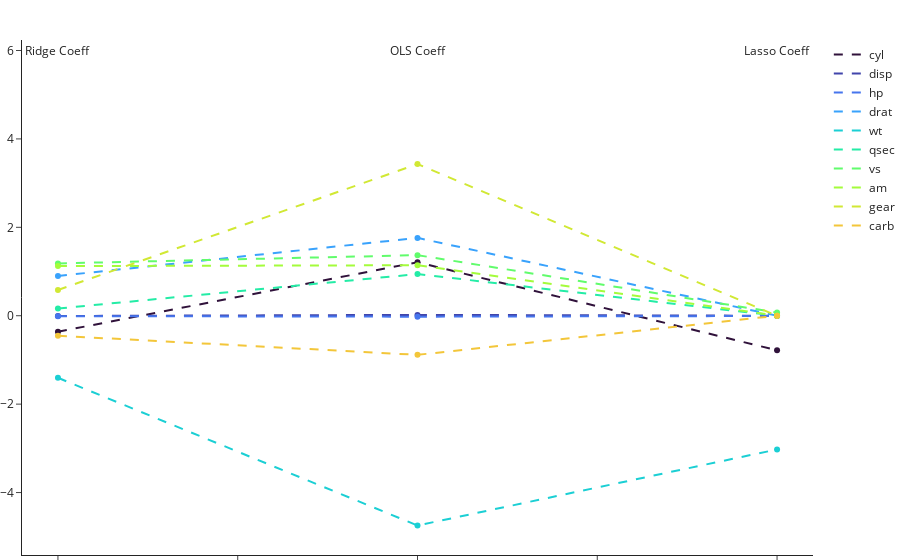

Source (notebook cell):
### Code cell
fig = go.Figure()
for i, col in enumerate(X_train.columns):
    fig.add_trace(go.Scatter(x=[-1], y=[paths[i][0]], mode='markers', marker_color = colors[i], showlegend=False))
    fig.add_trace(go.Scatter(x=[0], y=[paths[i][1]], mode='markers', marker_color = colors[i], showlegend=False))
    fig.add_trace(go.Scatter(x=[1], y=[paths[i][2]], mode='markers', marker_color = colors[i], showlegend=False))

    fig.add_trace(go.Scatter(x=[-1, 0, 1], y=paths[i], mode='lines', line={'dash':'dash'}, marker_color = colors[i], name=col))


fig.add_annotation(x=1, y=6,
        text="Lasso Coeff",
        showarrow=False)

fig.add_annotation(x=0, y=6,
        text="OLS Coeff",
        showarrow=False)

fig.add_annotation(x=-1, y=6,
        text="Ridge Coeff",
        showarrow=False)

fig.update_layout(xaxis = {
    'range': [-1.1, 1.1],
    
    'showticklabels': False,
    'zeroline': False
},)
    
fig.show()

### Figure 1 — Plotly figure (JSON) as saved in the notebook; plotly's stock layout.template omitted (floating-point values rounded to 4 significant figures)
{"data": [{"marker": {"color": "#30123b"}, "mode": "markers", "showlegend": false, "type": "scatter", "x": [-1], "y": [-0.3628]}, {"marker": {"color": "#30123b"}, "mode": "markers", "showlegend": false, "type": "scatter", "x": [0], "y": [1.21]}, {"marker": {"color": "#30123b"}, "mode": "markers", "showlegend": false, "type": "scatter", "x": [1], "y": [-0.782]}, {"line": {"dash": "dash"}, "marker": {"color": "#30123b"}, "mode": "lines", "name": "cyl", "type": "scatter", "x": [-1, 0, 1], "y": [-0.3628, 1.21, -0.782]}, {"marker": {"color": "#4145ab"}, "mode": "markers", "showlegend": false, "type": "scatter", "x": [-1], "y": [-0.006295]}, {"marker": {"color": "#4145ab"}, "mode": "markers", "showlegend": false, "type": "scatter", "x": [0], "y": [0.01889]}, {"marker": {"color": "#4145ab"}, "mode": "markers", "showlegend": false, "type": "scatter", "x": [1], "y": [0]}, {"line": {"dash": "dash"}, "marker": {"color": "#4145ab"}, "mode": "lines", "name": "disp", "type": "scatter", "x": [-1, 0, 1], "y": [-0.006295, 0.01889, 0]}, {"marker": {"color": "#4675ed"}, "mode": "markers", "showlegend": false, "type": "scatter", "x": [-1], "y": [-0.009191]}, {"marker": {"color": "#4675ed"}, "mode": "markers", "showlegend": false, "type": "scatter", "x": [0], "y": [-0.02139]}, {"marker": {"color": "#4675ed"}, "mode": "markers", "showlegend": false, "type": "scatter", "x": [1], "y": [-0.006472]}, {"line": {"dash": "dash"}, "marker": {"color": "#4675ed"}, "mode": "lines", "name": "hp", "type": "scatter", "x": [-1, 0, 1], "y": [-0.009191, -0.02139, -0.006472]}, {"marker": {"color": "#39a2fc"}, "mode": "markers", "showlegend": false, "type": "scatter", "x": [-1], "y": [0.8993]}, {"marker": {"color": "#39a2fc"}, "mode": "markers", "showlegend": false, "type": "scatter", "x": [0], "y": [1.761]}, {"marker": {"color": "#39a2fc"}, "mode": "markers", "showlegend": false, "type": "scatter", "x": [1], "y": [0]}, {"line": {"dash": "dash"}, "marker": {"color": "#39a2fc"}, "mode": "lines", "name": "drat", "type": "scatter", "x": [-1, 0, 1], "y": [0.8993, 1.761, 0]}, {"marker": {"color": "#1bcfd4"}, "mode": "markers", "showlegend": false, "type": "scatter", "x": [-1], "y": [-1.404]}, {"marker": {"color": "#1bcfd4"}, "mode": "markers", "showlegend": false, "type": "scatter", "x": [0], "y": [-4.745]}, {"marker": {"color": "#1bcfd4"}, "mode": "markers", "showlegend": false, "type": "scatter", "x": [1], "y": [-3.025]}, {"line": {"dash": "dash"}, "marker": {"color": "#1bcfd4"}, "mode": "lines", "name": "wt", "type": "scatter", "x": [-1, 0, 1], "y": [-1.404, -4.745, -3.025]}, {"marker": {"color": "#24eca6"}, "mode": "markers", "showlegend": false, "type": "scatter", "x": [-1], "y": [0.1635]}, {"marker": {"color": "#24eca6"}, "mode": "markers", "showlegend": false, "type": "scatter", "x": [0], "y": [0.9429]}, {"marker": {"color": "#24eca6"}, "mode": "markers", "showlegend": false, "type": "scatter", "x": [1], "y": [0]}, {"line": {"dash": "dash"}, "marker": {"color": "#24eca6"}, "mode": "lines", "name": "qsec", "type": "scatter", "x": [-1, 0, 1], "y": [0.1635, 0.9429, 0]}, {"marker": {"color": "#61fc6c"}, "mode": "markers", "showlegend": false, "type": "scatter", "x": [-1], "y": [1.183]}, {"marker": {"color": "#61fc6c"}, "mode": "markers", "showlegend": false, "type": "scatter", "x": [0], "y": [1.371]}, {"marker": {"color": "#61fc6c"}, "mode": "markers", "showlegend": false, "type": "scatter", "x": [1], "y": [0.0724]}, {"line": {"dash": "dash"}, "marker": {"color": "#61fc6c"}, "mode": "lines", "name": "vs", "type": "scatter", "x": [-1, 0, 1], "y": [1.183, 1.371, 0.0724]}, {"marker": {"color": "#a4fc3b"}, "mode": "markers", "showlegend": false, "type": "scatter", "x": [-1], "y": [1.122]}, {"marker": {"color": "#a4fc3b"}, "mode": "markers", "showlegend": false, "type": "scatter", "x": [0], "y": [1.142]}, {"marker": {"color": "#a4fc3b"}, "mode": "markers", "showlegend": false, "type": "scatter", "x": [1], "y": [0]}, {"line": {"dash": "dash"}, "marker": {"color": "#a4fc3b"}, "mode": "lines", "name": "am", "type": "scatter", "x": [-1, 0, 1], "y": [1.122, 1.142, 0]}, {"marker": {"color": "#d1e834"}, "mode": "markers", "showlegend": false, "type": "scatter", "x": [-1], "y": [0.5832]}, {"marker": {"color": "#d1e834"}, "mode": "markers", "showlegend": false, "type": "scatter", "x": [0], "y": [3.431]}, {"marker": {"color": "#d1e834"}, "mode": "markers", "showlegend": false, "type": "scatter", "x": [1], "y": [0]}, {"line": {"dash": "dash"}, "marker": {"color": "#d1e834"}, "mode": "lines", "name": "gear", "type": "scatter", "x": [-1, 0, 1], "y": [0.5832, 3.431, 0]}, {"marker": {"color": "#f3c63a"}, "mode": "markers", "showlegend": false, "type": "scatter", "x": [-1], "y": [-0.4526]}, {"marker": {"color": "#f3c63a"}, "mode": "markers", "showlegend": false, "type": "scatter", "x": [0], "y": [-0.8849]}, {"marker": {"color": "#f3c63a"}, "mode": "markers", "showlegend": false, "type": "scatter", "x": [1], "y": [0]}, {"line": {"dash": "dash"}, "marker": {"color": "#f3c63a"}, "mode": "lines", "name": "carb", "type": "scatter", "x": [-1, 0, 1], "y": [-0.4526, -0.8849, 0]}], "layout": {"annotations": [{"showarrow": false, "text": "Lasso Coeff", "x": 1, "y": 6}, {"showarrow": false, "text": "OLS Coeff", "x": 0, "y": 6}, {"showarrow": false, "text": "Ridge Coeff", "x": -1, "y": 6}], "xaxis": {"range": [-1.1, 1.1], "showticklabels": false, "zeroline": false}}}
